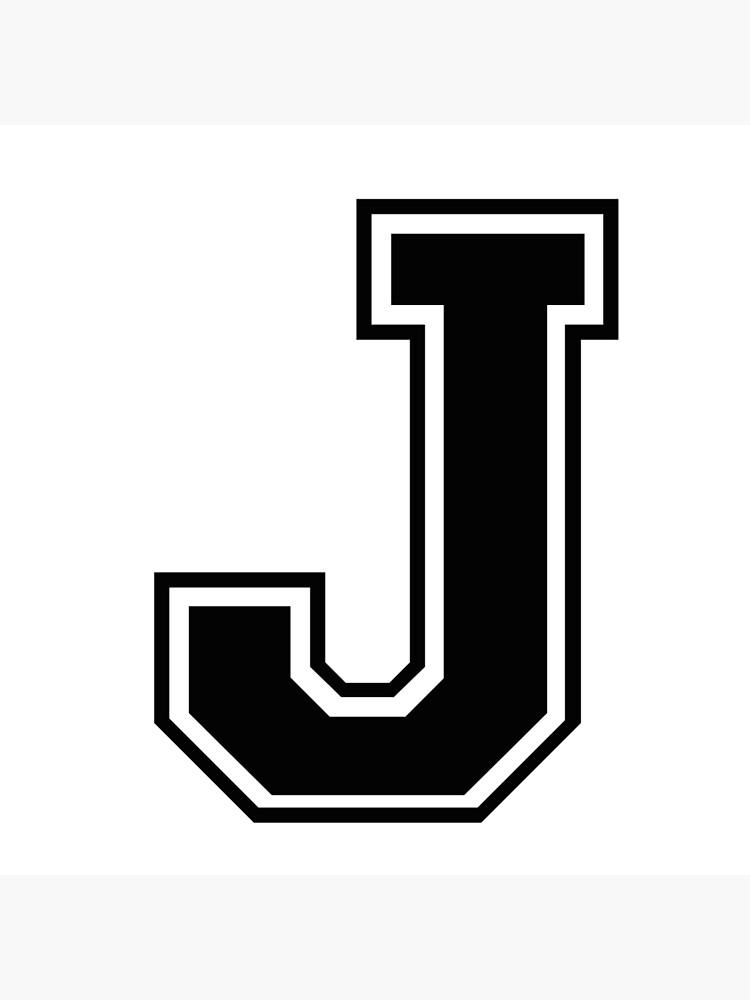
#> input picture pertemuan8/j.jpg, 750 x 1000 px
$ python erosi.py
#> lines starting #> are read from the running program, lines starting #| are printed output that depends on the picture
import cv2
import numpy as np

img = cv2.imread('j.jpg', 0)
#> img is the input picture: shape (1000, 750); min 0, max 255, mean 211.2
small_img = cv2.resize(img, (300, 400))
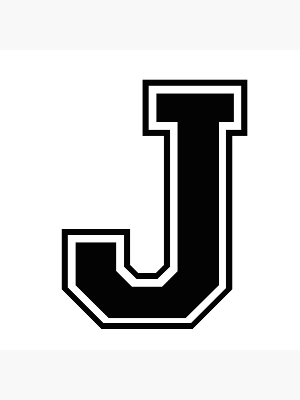
#> small_img: shape (400, 300); min 0, max 255, mean 211.2
cv2.imshow("Original", small_img)

for i in range(0, 3):
    eroded = cv2.erode(img.copy(), None, iterations=i + 1)
    img_resize = cv2.resize(eroded, (300, 400))
    cv2.imshow(f"Erosi {i + 1}", img_resize)

    cv2.waitKey(0)
#> this loop made 3 passes
#> pass 1, `eroded = cv2.erode(img.copy(), None, iterations=i + 1)`:
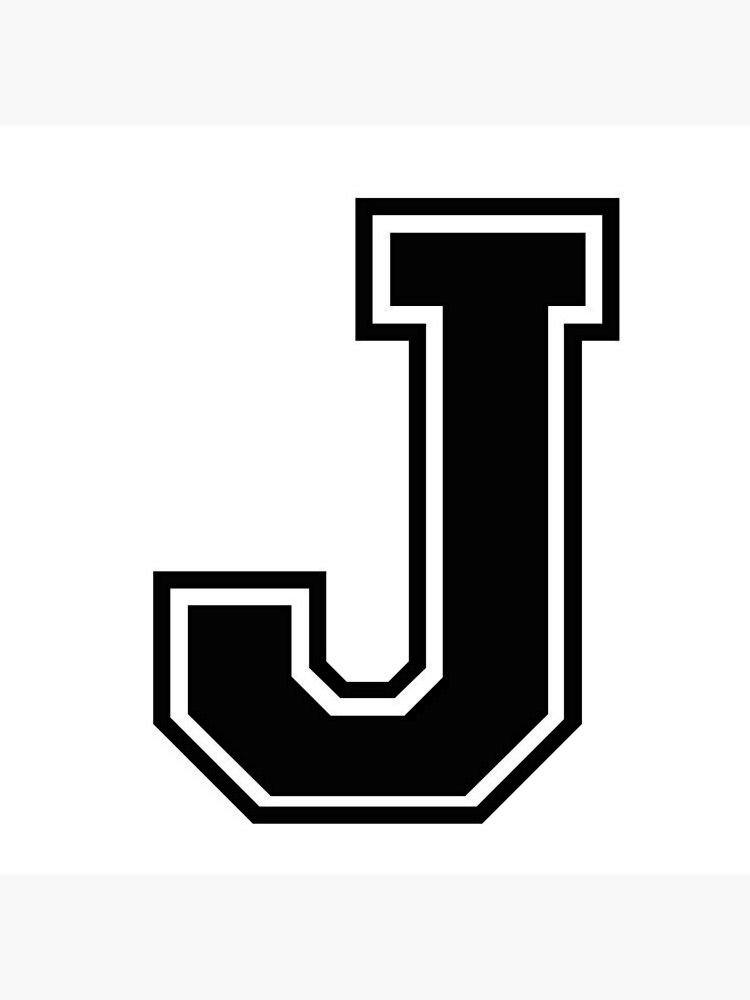
#> eroded: shape (1000, 750); min 0, max 255, mean 208.6
#> pass 1, `img_resize = cv2.resize(eroded, (300, 400))`:
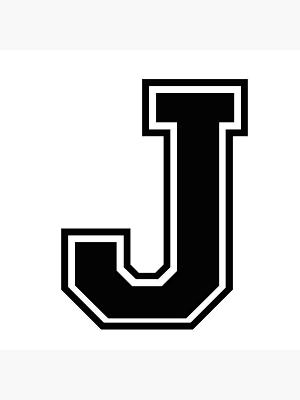
#> img_resize: shape (400, 300); min 0, max 255, mean 208.7
#> pass 2, `eroded = cv2.erode(img.copy(), None, iterations=i + 1)`:
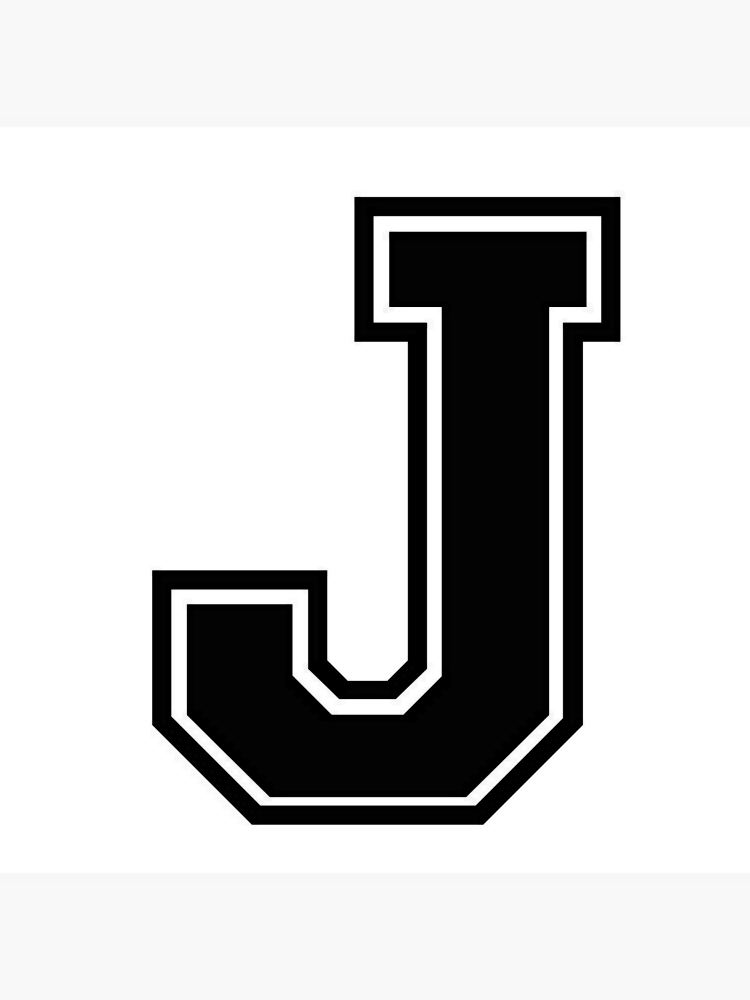
#> eroded: shape (1000, 750); min 0, max 255, mean 206.2
#> after the loop:
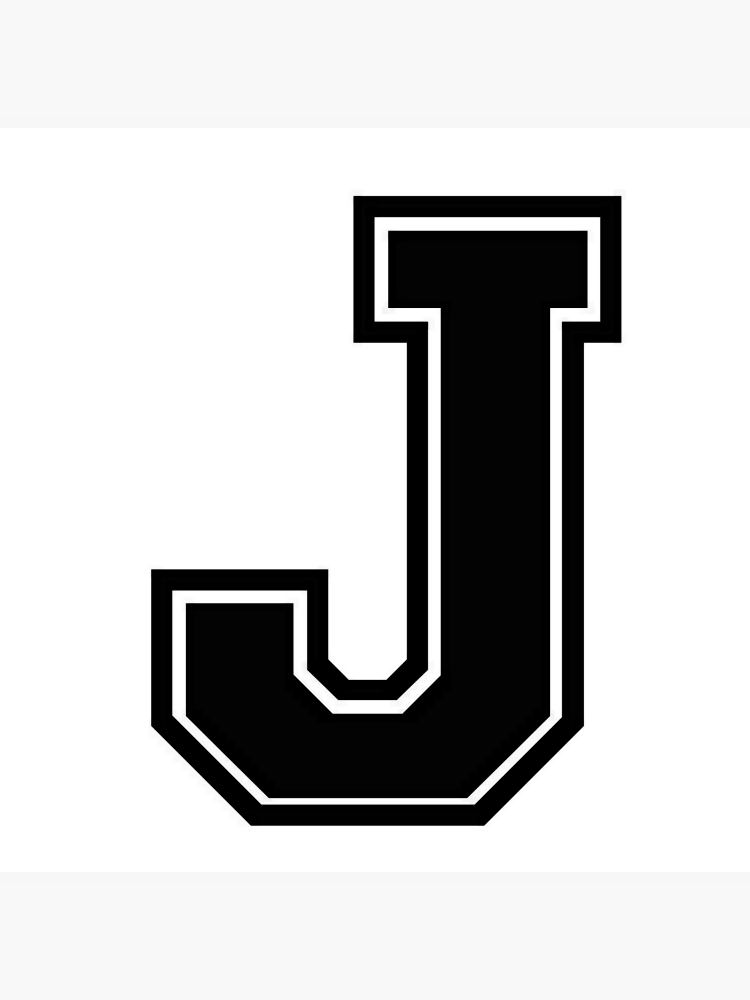
#> eroded: shape (1000, 750); min 0, max 255, mean 203.7
